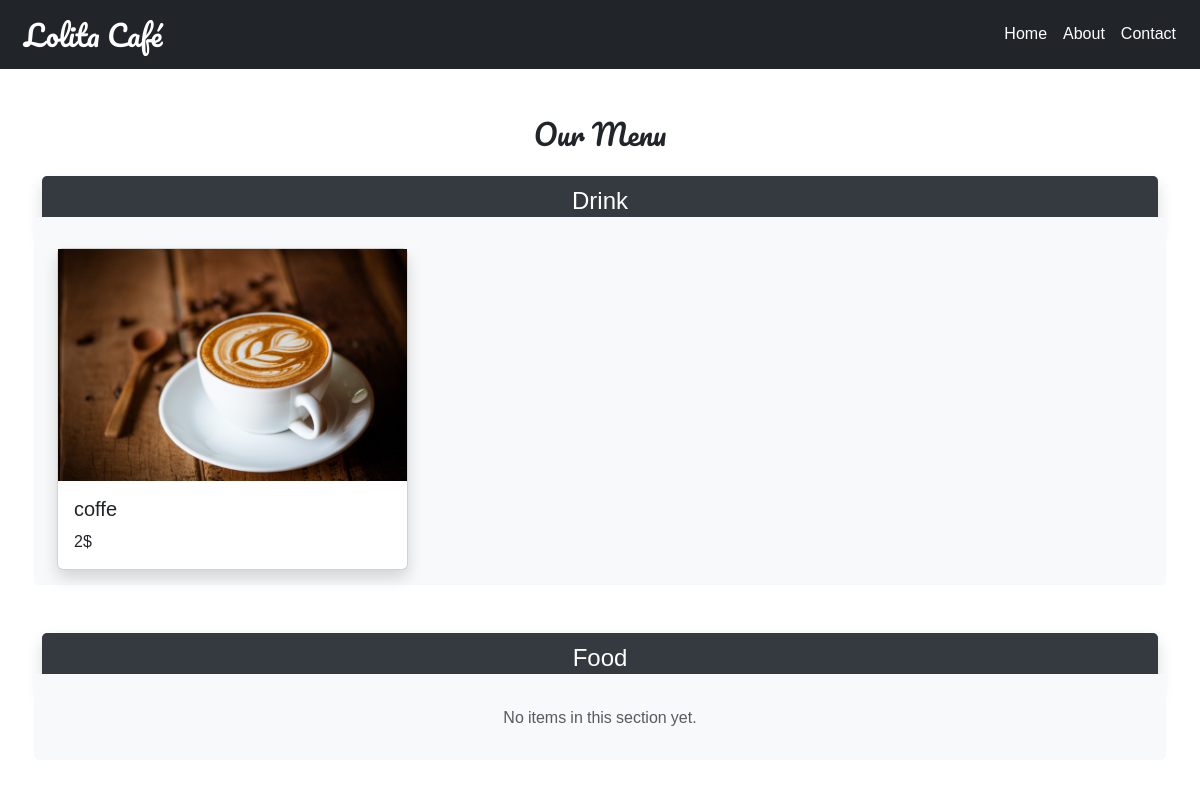
Before: / with the older database file.
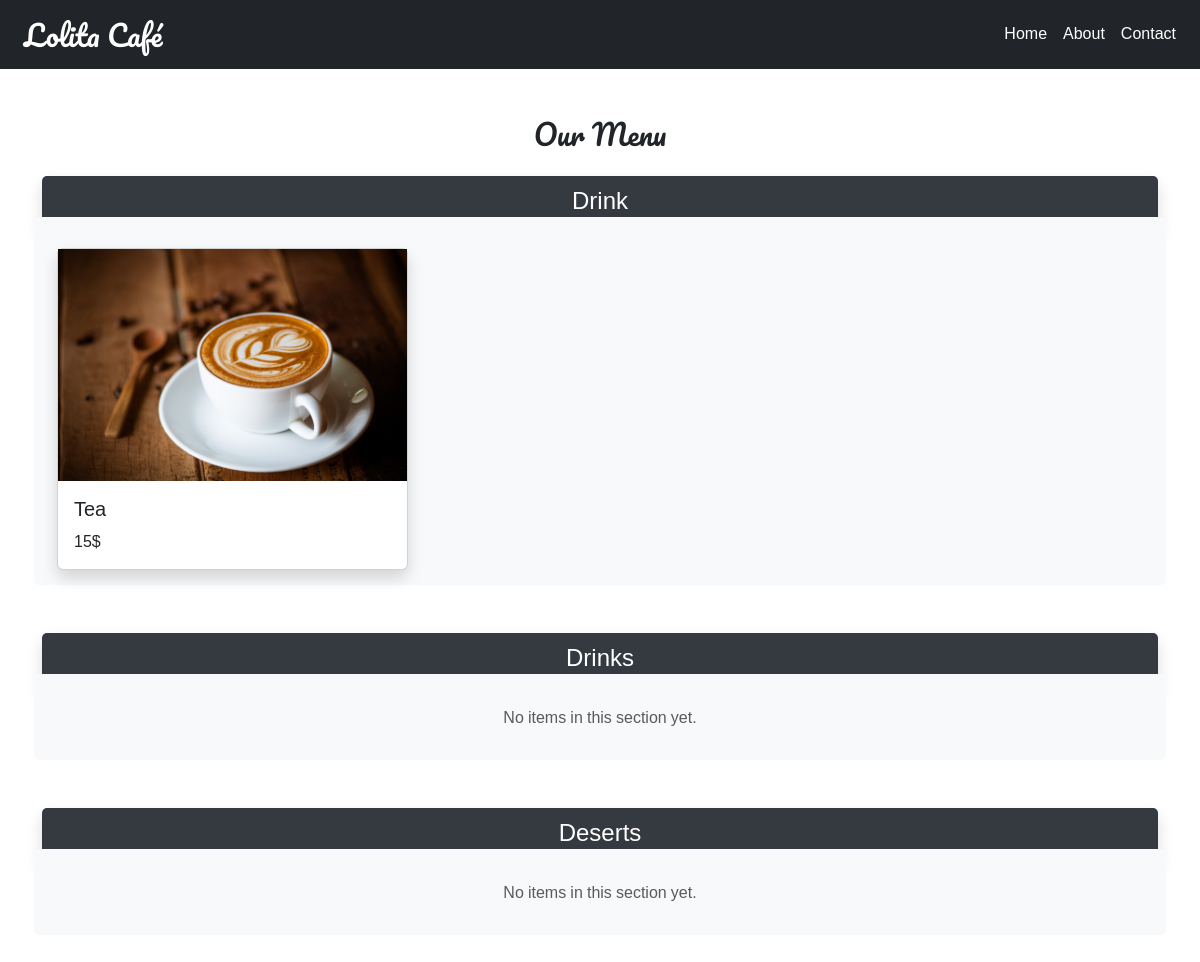
After: the same page with the newer database file.
### tables this page shows
CREATE TABLE sections (
            id INTEGER PRIMARY KEY AUTOINCREMENT,
            name TEXT
        );

CREATE TABLE cards (
            id INTEGER PRIMARY KEY AUTOINCREMENT,
            section_id INTEGER,
            name TEXT,
            image TEXT,
            description TEXT,
            FOREIGN KEY(section_id) REFERENCES sections(id)
        );

### main.py (the view)
@app.route("/")
def home():
    db = get_db()
    sections = db.execute("SELECT * FROM sections").fetchall()
    cards = db.execute("SELECT * FROM cards").fetchall()
    return render_template("home.html", sections=sections, cards=cards)

### main.py (called while the page is built)
def get_db():
    conn = sqlite3.connect(DB)
    conn.row_factory = sqlite3.Row
    return conn

### templates/home.html
{% extends "base.html" %}
{% block content %}
<h2 class="text-center logo mb-4">Our Menu</h2>
{% for section in sections %}
<div class="mb-5">
    <div class="section-header shadow">
        <h4 class="mb-2">{{ section.name }}</h4>
    </div>
    <div class="row section-body g-3">
        {% for card in cards %}
        {% if card.section_id == section.id %}
        <div class="col-12 col-sm-6 col-md-4">
            <div class="card shadow h-100">
                <img src="/static/uploads/{{ card.image }}" class="card-img-top">
                <div class="card-body">
                    <h5 class="card-title">{{ card.name }}</h5>
                    <p class="card-text">{{ card.description }}</p>
                </div>
            </div>
        </div>
        {% endif %}
        {% endfor %}
        {% if cards|selectattr("section_id","equalto",section.id)|list|length == 0 %}
        <p class="text-center text-muted w-100">No items in this section yet.</p>
        {% endif %}
    </div>
</div>
{% endfor %}
{% endblock %}

### templates/base.html (shortened to what this page needs)
<!DOCTYPE html>
<html>
<head>
    <link href="https://cdn.jsdelivr.net/npm/bootstrap@5.3.2/dist/css/bootstrap.min.css" rel="stylesheet">
</head>
<body>
    <nav class="navbar navbar-dark bg-dark px-4 flex-wrap">
        <a class="navbar-brand logo" href="/">Lolita Café</a>
        <div class="d-flex flex-wrap">
            <a class="text-white me-3 mb-1" href="/">Home</a>
            <a class="text-white me-3 mb-1" href="/about">About</a>
            <a class="text-white mb-1" href="/contact">Contact</a>
        </div>
    </nav>
    <div class="container my-5">
        {% block content %}{% endblock %}
    </div>
</body>
</html>

### templates/base.html (style rules this page uses)
body { font-family: 'Noto Sans Georgian', sans-serif; }
.logo { font-family: 'Pacifico', cursive; font-size: 1.8rem; }
a { text-decoration: none; }
.section-header { background-color: #343a40; color: white; padding: 10px; text-align: center; border-radius: 5px 5px 0 0; }
.section-body { background-color: #f8f9fa; padding: 15px; border-radius: 0 0 5px 5px; }
img.card-img-top { width: 100%; display: block; border-radius: 0; object-fit: cover; }

Changed rows visible on the page:
changed cards: name "coffe" → "Tea"; description "2$" → "15$"
changed sections: name "Food" → "Drinks"
added sections: name "Deserts", shows "No items in this section yet."
